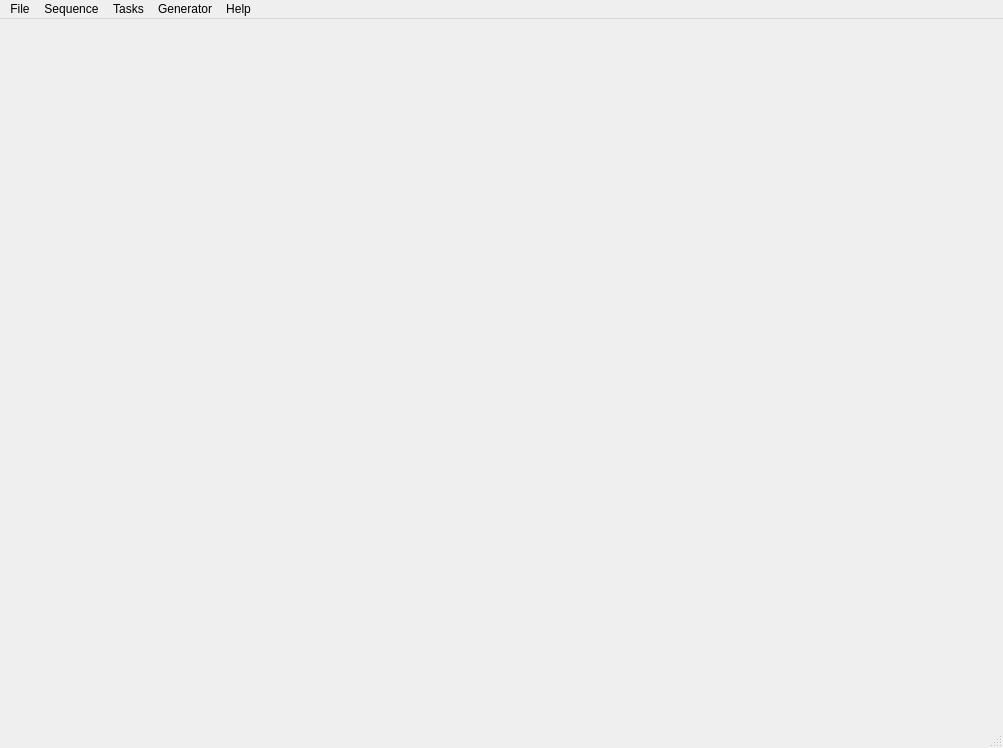
<?xml version="1.0" encoding="UTF-8"?>
<ui version="4.0">
 <class>MainWindow</class>
 <widget class="QMainWindow" name="MainWindow">
  <property name="geometry">
   <rect>
    <x>0</x>
    <y>0</y>
    <width>1003</width>
    <height>748</height>
   </rect>
  </property>
  <property name="windowTitle">
   <string>paranoYa</string>
  </property>
  <widget class="QWidget" name="centralwidget"/>
  <widget class="QMenuBar" name="menubar">
   <property name="geometry">
    <rect>
     <x>0</x>
     <y>0</y>
     <width>1003</width>
     <height>26</height>
    </rect>
   </property>
   <property name="focusPolicy">
    <enum>Qt::ClickFocus</enum>
   </property>
   <widget class="QMenu" name="menuFile">
    <property name="title">
     <string>File</string>
    </property>
    <addaction name="actionNew"/>
    <addaction name="actionMerge"/>
    <addaction name="actionOpen"/>
    <addaction name="separator"/>
    <addaction name="actionSave"/>
    <addaction name="actionSave_as"/>
    <addaction name="actionSave_ass_template"/>
    <addaction name="separator"/>
    <addaction name="actionPause_process"/>
    <addaction name="actionParse_P_val_from_summary_html"/>
    <addaction name="separator"/>
    <addaction name="actionExit"/>
   </widget>
   <widget class="QMenu" name="menuSequence">
    <property name="title">
     <string>Sequence</string>
    </property>
    <addaction name="actionOpen_Sequence"/>
    <addaction name="actionSave_Sequence"/>
    <addaction name="separator"/>
    <addaction name="actionPreferences"/>
   </widget>
   <widget class="QMenu" name="menuTasks">
    <property name="title">
     <string>Tasks</string>
    </property>
    <addaction name="actionRun"/>
    <addaction name="actionContinue"/>
    <addaction name="actionPause"/>
    <addaction name="separator"/>
    <addaction name="actionCancel"/>
    <addaction name="actionCancel_all_2"/>
   </widget>
   <widget class="QMenu" name="menuGenerator">
    <property name="title">
     <string>Generator</string>
    </property>
    <addaction name="separator"/>
    <addaction name="actionGenerator"/>
   </widget>
   <widget class="QMenu" name="menuHelp">
    <property name="title">
     <string>Help</string>
    </property>
    <addaction name="actionAbout"/>
   </widget>
   <addaction name="menuFile"/>
   <addaction name="menuSequence"/>
   <addaction name="menuTasks"/>
   <addaction name="menuGenerator"/>
   <addaction name="menuHelp"/>
  </widget>
  <widget class="QStatusBar" name="statusbar"/>
  <action name="actionOpen_Sequence">
   <property name="text">
    <string>Open sequence</string>
   </property>
  </action>
  <action name="actionSave_Sequence">
   <property name="text">
    <string>Save sequence</string>
   </property>
  </action>
  <action name="actionPreferences">
   <property name="text">
    <string>Preferences</string>
   </property>
  </action>
  <action name="actionRun">
   <property name="text">
    <string>Run</string>
   </property>
  </action>
  <action name="actionContinue">
   <property name="text">
    <string>Continue</string>
   </property>
  </action>
  <action name="actionPause">
   <property name="text">
    <string>Pause</string>
   </property>
  </action>
  <action name="actionStop">
   <property name="text">
    <string>Cancel</string>
   </property>
  </action>
  <action name="actionCancel_all">
   <property name="text">
    <string>Cancel all</string>
   </property>
  </action>
  <action name="actionCancel">
   <property name="text">
    <string>Cancel </string>
   </property>
  </action>
  <action name="actionCancel_all_2">
   <property name="text">
    <string>Cancel all</string>
   </property>
  </action>
  <action name="actionAbout">
   <property name="text">
    <string>About...</string>
   </property>
  </action>
  <action name="actionGenerator">
   <property name="text">
    <string>Generator</string>
   </property>
  </action>
  <action name="actionNew">
   <property name="checkable">
    <bool>false</bool>
   </property>
   <property name="text">
    <string>New</string>
   </property>
   <property name="shortcutVisibleInContextMenu">
    <bool>true</bool>
   </property>
  </action>
  <action name="actionMerge">
   <property name="text">
    <string>Merge</string>
   </property>
  </action>
  <action name="actionOpen">
   <property name="text">
    <string>Open</string>
   </property>
  </action>
  <action name="actionSave">
   <property name="text">
    <string>Save</string>
   </property>
  </action>
  <action name="actionSave_as">
   <property name="text">
    <string>Save as</string>
   </property>
   <property name="statusTip">
    <string/>
   </property>
   <property name="shortcut">
    <string>Ctrl+S</string>
   </property>
   <property name="shortcutVisibleInContextMenu">
    <bool>true</bool>
   </property>
  </action>
  <action name="actionSave_ass_template">
   <property name="text">
    <string>Save ass template</string>
   </property>
  </action>
  <action name="actionPause_process">
   <property name="text">
    <string>Pause process</string>
   </property>
  </action>
  <action name="actionParse_P_val_from_summary_html">
   <property name="text">
    <string>Parse P-val from summary html</string>
   </property>
  </action>
  <action name="actionExit">
   <property name="text">
    <string>Exit</string>
   </property>
  </action>
 </widget>
 <resources/>
 <connections/>
</ui>
